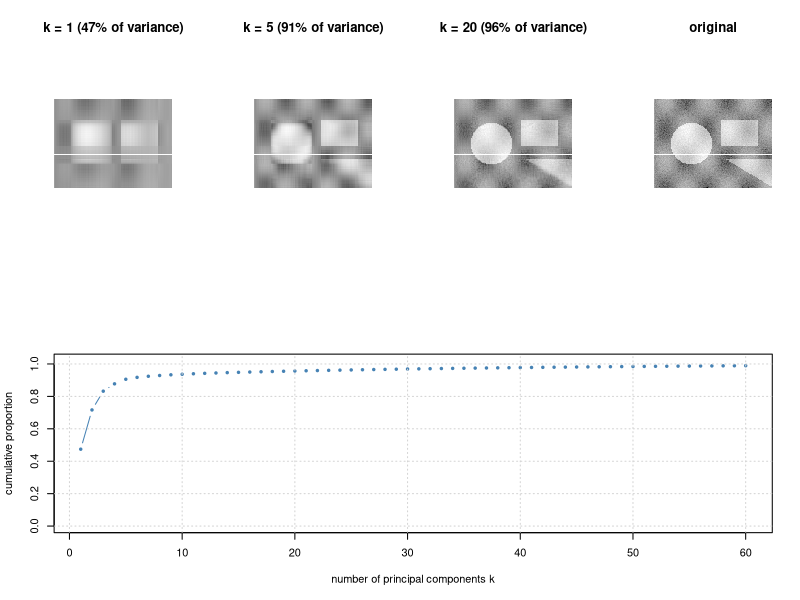

Source code (R):
# Rank-k PCA reconstruction of a synthetic grayscale image (rows as observations, columns as variables).
set.seed(0)
h <- 120
w <- 160
yy <- matrix(0:(h - 1), h, w)
xx <- matrix(0:(w - 1), h, w, byrow = TRUE)
img <- 0.3 + 0.2 * sin(xx / 9.0) * cos(yy / 13.0)
img <- img + 0.5 * (((xx - 50)^2 + (yy - 60)^2) < 28^2)                  # disk
img <- img + 0.4 * ((abs(xx - 115) < 25) & (abs(yy - 45) < 18))         # rectangle
img <- img + 0.35 * ((yy > 80) & (xx > 95) & (yy - 80 < (xx - 95) * 0.6))  # triangle
img <- img + 0.05 * matrix(rnorm(h * w), h, w)

col_mean <- colMeans(img)
Xc <- sweep(img, 2, col_mean)
sv <- svd(Xc)
cum <- cumsum(sv$d^2) / sum(sv$d^2)

reconstruct <- function(k) {
  Uk <- sv$u[, 1:k, drop = FALSE]
  Vk <- sv$v[, 1:k, drop = FALSE]
  sweep(Uk %*% (sv$d[1:k] * t(Vk)), 2, col_mean, "+")
}

# Draw a matrix as an image with row 1 at the top.
show_img <- function(m, main) {
  m <- pmin(pmax(m, min(img)), max(img))
  image(t(m[nrow(m):1, ]), col = gray.colors(256, start = 0, end = 1), zlim = range(img),
        axes = FALSE, asp = h / w, main = main)
}

layout(matrix(c(1, 2, 3, 4, 5, 5, 5, 5), 2, 4, byrow = TRUE))
for (k in c(1, 5, 20)) {
  show_img(reconstruct(k), sprintf("k = %d (%.0f%% of variance)", k, 100 * cum[k]))
}
show_img(img, "original")
plot(1:60, cum[1:60], type = "b", pch = 19, cex = 0.5, col = "steelblue", ylim = c(0, 1.02),
     xlab = "number of principal components k", ylab = "cumulative proportion")
grid()
